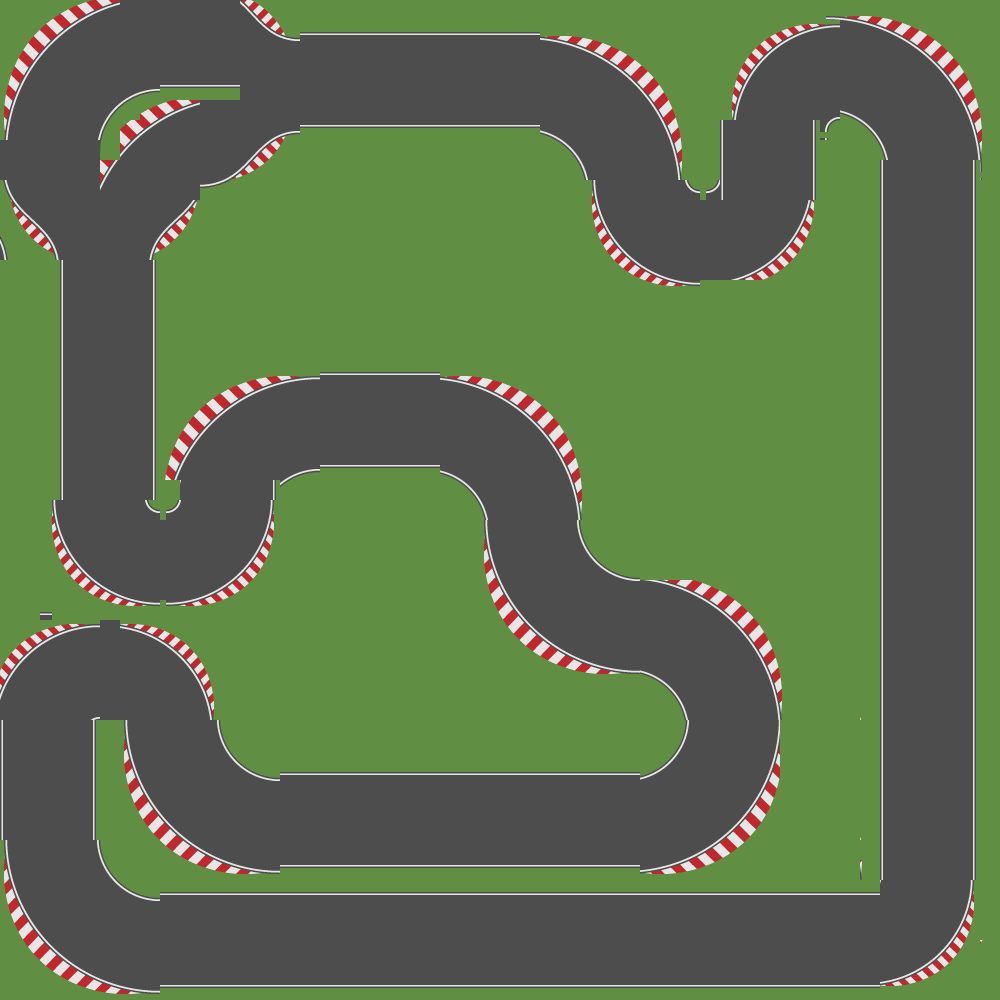

A 2D game scene composited from a Tiled map and its tileset images. What follows is a short description and the map's XML, with each tile layer's data collapsed to a summary:
An orthogonal 50x50 tile map with 20x20 px tiles, 1 tile layer (Camada de Tiles 1).

<map version="1.0" orientation="orthogonal" renderorder="right-down" width="50" height="50" tilewidth="20" tileheight="20" nextobjectid="1">
 <tileset firstgid="1" name="novotilecorrida" tilewidth="20" tileheight="20" tilecount="2499" columns="49">
  <image source="novotilecorridamaior.png" width="991" height="1032" />
 </tileset>
 <layer name="Camada de Tiles 1" width="50" height="50">
  <data>[2500 cells, 2500 non-empty, 535 distinct tile ids]</data>
 </layer>
</map>